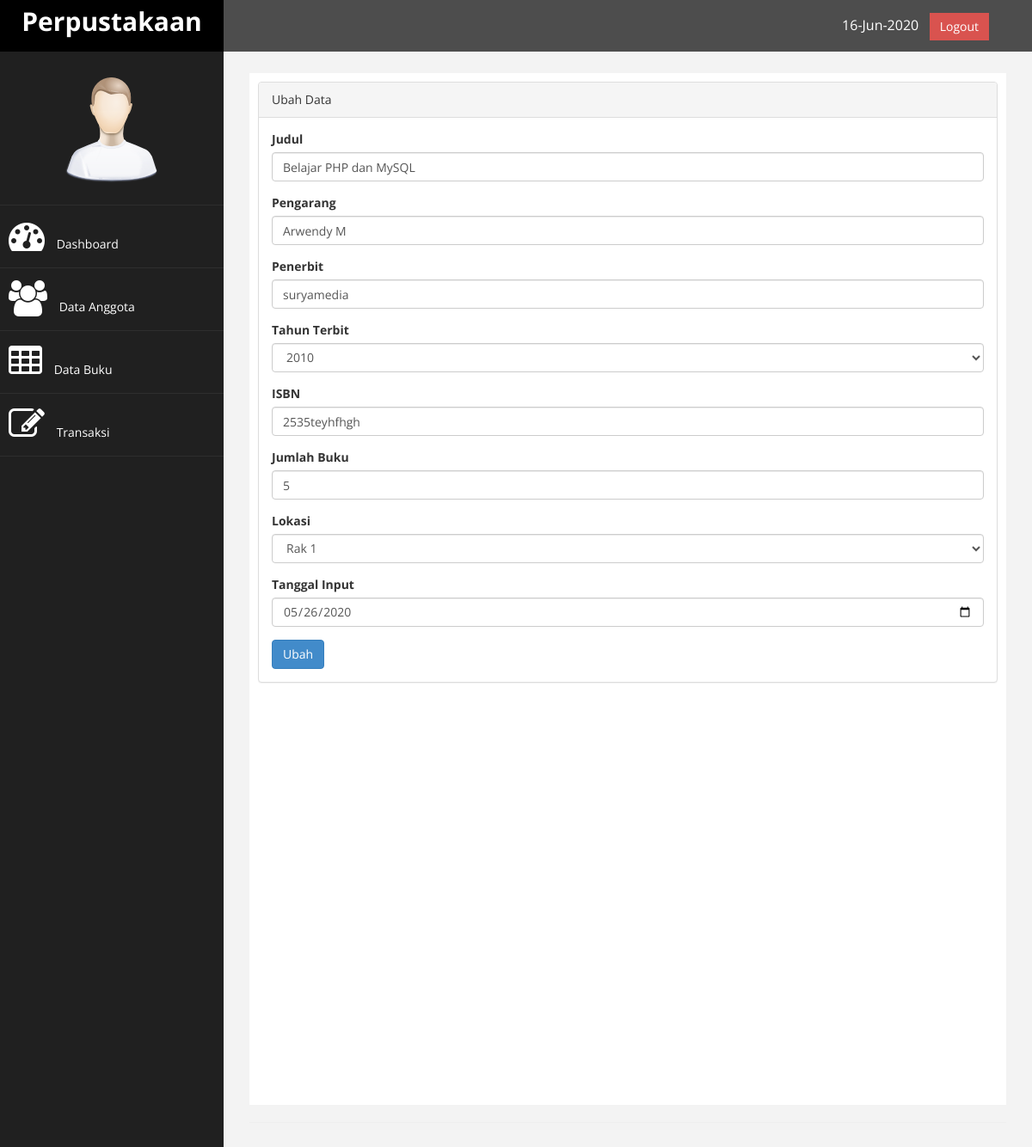
The app's page /index.php?page=buku&aksi=ubah&id=1 (signed in) with its own data.
### tables this page shows
CREATE TABLE `tb_buku` (
  `id` int(11) NOT NULL,
  `judul` varchar(200) NOT NULL,
  `pengarang` varchar(100) NOT NULL,
  `penerbit` varchar(150) NOT NULL,
  `tahun_terbit` varchar(4) NOT NULL,
  `isbn` varchar(25) NOT NULL,
  `jumlah_buku` int(3) NOT NULL,
  `lokasi` enum('rak 1','rak 2','rak 3') NOT NULL,
  `tgl_input` date NOT NULL
);

### page/buku/ubah.php (the view, shortened to what this page needs)
<?php
	$id = $_GET['id'];
	$sql = $koneksi->query("select * from tb_buku where id='$id' ");
	$tampil = $sql->fetch_assoc();
	$tahun2 = $tampil['tahun_terbit'];
	$lokasi = $tampil['lokasi'];
?>
<div class="panel panel-default">
<div class="panel-heading">
	Ubah Data
</div>
<div class="panel-body">
                            <div class="row">
                                <div class="col-md-12">
                                    <form method="POST">
                                        <div class="form-group">
                                            <label>Judul</label>
                                            <input class="form-control" name="judul" value="<?php echo $tampil['judul'];?>" />
                                        </div>
										<div class="form-group">
                                            <label>Pengarang</label>
                                            <input class="form-control" name="pengarang" value="<?php echo $tampil['pengarang'];?>" />
                                        </div>
										<div class="form-group">
                                            <label>Penerbit</label>
                                            <input class="form-control" name="penerbit" value="<?php echo $tampil['penerbit'];?>" />
                                        </div>
										<div class="form-group">
                                            <label>Tahun Terbit</label>
                                            <select class="form-control" name="tahun">
                                                <?php
													$tahun = date("Y");
													for ($i=$tahun-29; $i <= $tahun; $i++) {
															if ($i == $tahun2) {
															echo'<option value="',$i,'" selected>',$i,'</option>';
															}else{
															echo'<option value="',$i,'">',$i,'</option>';
															}
													}
												?>
                                            </select>
                                        </div>
										<div class="form-group">
                                            <label>ISBN</label>
                                            <input class="form-control" name="isbn" value="<?php echo $tampil['isbn'];?>" />
                                        </div>
										<div class="form-group">
                                            <label>Jumlah Buku</label>
                                            <input class="form-control" type="number" name="jumlah" value="<?php echo $tampil['jumlah_buku'];?>" />
                                        </div>
										<div class="form-group">
                                            <label>Lokasi</label>
                                            <select class="form-control" name="lokasi">
                                                <option value="rak 1" <?php if ($lokasi=='rak1') {echo "selected";} ?>>Rak 1</option>
                                            </select>
                                        </div>
										<div class="form-group">
                                            <label>Tanggal Input</label>
											<input class="form-control" name="tanggal" type="date" value="<?php echo $tampil['tgl_input'
											];?>" />
                                        </div>
										<div>
											<input type="submit" name="simpan" value="Ubah" class="btn btn-primary">
										</div>
								</div>
							</div>
</div>
</div>
</div>

### assets/css/custom.css (style rules this page uses)
body { font-family: 'Open Sans', sans-serif; }

### records on screen
tb_buku: judul "Belajar PHP dan MySQL", pengarang "Arwendy M", penerbit "suryamedia", tahun "2010", isbn "2535teyhfhgh", jumlah "5", tanggal "05/26/2020"
